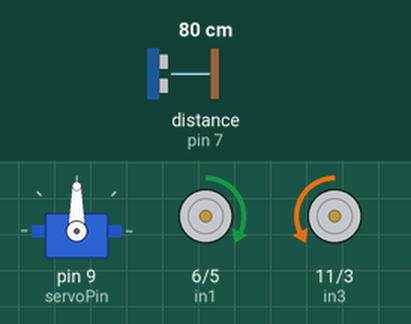
Recording of a sketch running on a simulated Arduino Uno, built with avr-gcc and run on an emulated ATmega328P. Parts: servo, motor-driver pin pairs drawn as motors (green arrow = first pin HIGH = forward, orange = second pin HIGH = backward, longer = more drive). Wiring (inferred from the names in the program): ultrasonic range finder: trigger pin 8; echo pin 7. The test bench sets the inputs (shaded band); at power-on: distance to the obstacle (sensor on pin 7) 80 cm. The echo pulse lasts 58.3 µs per cm.

Above: at 0.32 s.
Timing chart, 0 to 2.2 s (numbered marks = the images above):
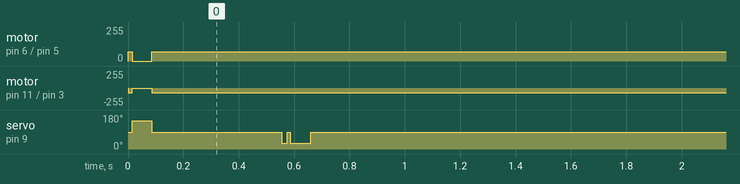

The sketch:

ROBOT_hutbui.ino
```cpp
#include <Arduino_FreeRTOS.h>
#include "task.h"
#include <Servo.h>

Servo myservo;
int SPEED = 70;
int servoPin = 9;
int trig = 8;
int echo = 7;
int in1 = 6;
int in2 = 5;
int in3 = 11 ;
int in4 = 3;


void setup ()
{
    myservo.attach(servoPin);
    pinMode(trig,OUTPUT);
    pinMode(echo,INPUT);
    pinMode(in1,OUTPUT);
    pinMode(in2,OUTPUT);
    pinMode(in3,OUTPUT);
    pinMode(in4,OUTPUT);
    xTaskCreate (Task1, "", 100, NULL, 2, NULL);

}

int read_distance (){
    unsigned long duration;
    int a;
    digitalWrite(trig,0);
    delayMicroseconds(2);
    digitalWrite(trig,1);
    delayMicroseconds(5);
    digitalWrite(trig,0);

    duration = pulseIn(echo,HIGH);
    a = int(duration/2/29.412);
    return(a);
}

void motor_1_Tien() {
  analogWrite(in1, SPEED);
  digitalWrite(in2, LOW);
}

void motor_1_Lui() {
  digitalWrite(in1, LOW);
  analogWrite(in2, SPEED);
}
void motor_2_Lui() {

  analogWrite(in3, SPEED);
  digitalWrite(in4, LOW);
}

void motor_2_Tien() {
  digitalWrite(in3, LOW);
  analogWrite(in4, SPEED);
}
void tien(){
  motor_1_Tien();
  motor_2_Tien();
}

void turn_left(){
  digitalWrite(in1, LOW);
  analogWrite(in2, 200);
  digitalWrite(in3, LOW);
  analogWrite(in4, 200);
  delay(1000);
}

void turn_right(){
  analogWrite(in1, 200);
  digitalWrite(in2, LOW);
  analogWrite(in3, 200);
  digitalWrite(in4, LOW);
  delay(1000);
}
void dung(){
  digitalWrite(in1,LOW);
  digitalWrite(in2,LOW);
  digitalWrite(in3,LOW);
  digitalWrite(in4,LOW);
}

void Task1 (void* pv){

    while(1){
      int distance;
      tien();
      myservo.write(90);
      while (distance >= 15){
        distance = read_distance();
      }
      xTaskCreate (Task2, "", 100, NULL, 3, NULL);
    }
}

void Task2 (void* pv){
    int l;
    int r;
    dung();
    myservo.write(150);
    l = read_distance();
    delay(500);
    myservo.write(30);
    r = read_distance();
    delay(500);
    myservo.write(90);
    if (l>r){
      turn_left();
    }
    else {
    turn_right();
    }

    vTaskDelete(NULL);
}

void loop (){
}
```

Measured:
- by itself, motor on pin 6 (in1) / pin 5 (in2): stopped → forward 70/255 at 0.09 s
- by itself, motor on pin 11 (in3) / pin 3 (in4): stopped → backward 70/255 at 0.09 s
- by itself, servo on pin 9 (servoPin): 90° → 150° at 0.02 s, → 90° 0.07 s later, → 30° 0.47 s later, → 90° 0.10 s later
